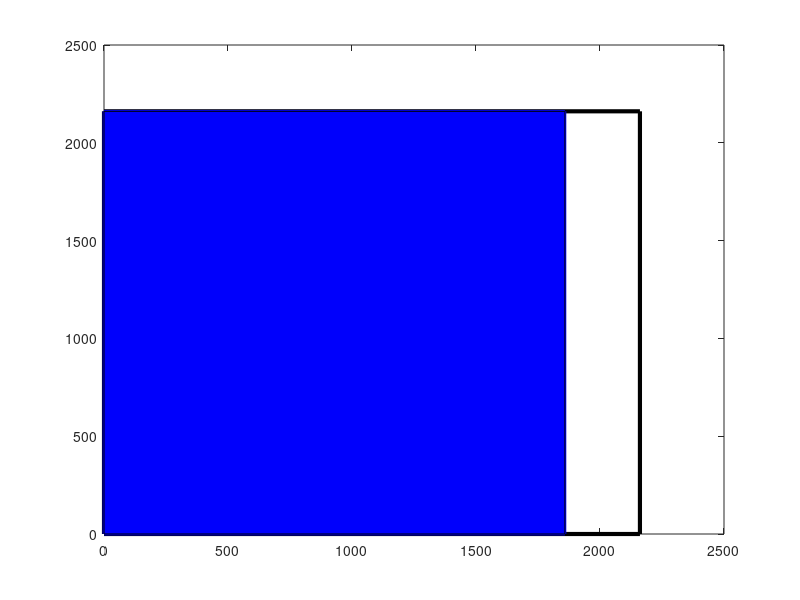

This chart was generated by the following MATLAB code: (Note: this script raises an error after producing the figure.)
clear all;
%
% Square-lake graphs of four Armley flood-mitigation scenarios
% with 4 options: 1) HW higher walls; 2) GRR river-bed widering and obstruction clearance;
%                 3) FP flood-pllain storage; 4) NFM (leaky dams and trees); 5) BD beaver dams.
% S1: FP=Calverley; S2: FP=Rodley; 3) F{P=Calverley+Rodley; S4: FP=Cononley Washlands+Holden Park
%
FEV = 9.34;  % Mcubic metres Armley Boxing Day 2015 flood
depth = 2;   % m
Lside = sqrt(FEV*10^6/depth);
xmax = Lside*1.5; % 950;
larr = 10
for nSc=1:4 
 switch nSc
 case 1 % S1: Calverley
  %  Vb = [0.08 0.1071]*FEV;    % FP M cubic metres 100 percent
  Vb = [0.07 0.11]*FEV;    % FP M cubic metres 100 percent
  Vgrr = [0.07 0.07]*FEV; % GRR M cubic metres 100 percent
  Vr = (1-(Vb(1)+Vgrr(1))/FEV)*[1 1]*FEV;     % HW M cubic metres 100 percent
  Vnfm = [0.01 0.05]*FEV;    % NFM M cubic metres 100 percent
  Vbeav = [0.0 0.01]*FEV;    % BD M cubic metres 100 percent
 case 2 % S2: Rodley
  Vgrr = [0.07 0.07]*FEV; % GRR M cubic metres 100 percent
  % Vb = [0.12 0.2355]*FEV;    % FP M cubic metres 100 percent
  Vb = [0.11 0.24]*FEV;    % FP M cubic metres 100 percent
  Vr = (1-(Vb(1)+Vgrr(1))/FEV)*[1 1]*FEV;     % HW M cubic metres 100 percent
  Vnfm = [0.01 0.05]*FEV;    % NFM M cubic metres 100 percent
  Vbeav = [0.0 0.01]*FEV;    % BD M cubic metres 100 percent
 case 3 % S3: Calverley+ Rodley
  Vgrr = [0.07 0.07]*FEV; % GRR M cubic metres 100 percent
  % Vb = [0.14 0.3426]*FEV;    % FP M cubic metres 100 percent
  Vb = [0.13 0.34]*FEV;    % FP M cubic metres 100 percent
  Vr = (1-(Vb(1)+Vgrr(1))/FEV)*[1 1]*FEV;
  Vnfm = [0.01 0.05]*FEV;    % NFM M cubic metres 100 percent
  Vbeav = [0.0 0.01]*FEV;    % BD M cubic metres 100 percent			      
 case 4 % S4: Cononley Washlands+Holden Park
  Vgrr = [0.07 0.07]*FEV; % GRR M cubic metres 100 percent
  % Vb = [0.504 0.79285]*FEV;  % FP M cubic metres 100 percent
  Vb = [0.45 0.45]*FEV;  % FP M cubic metres 100 percent
  Vr = (1-(Vb(1)+Vgrr(1))/FEV)*[1 1]*FEV;     % HW M cubic metres 100 percent
  Vnfm = [0.01 0.05]*FEV;    % NFM M cubic metres 100 percent
  Vbeav = [0.0 0.01]*FEV;    % BD cubic metres 100 percent
 end			       
 fac = 1.4;
 Lxv = [Vr, Vgrr, Vb, Vnfm, Vbeav]/FEV;
 res = mean(Lxv(1:2));  % HW
 grr = mean(Lxv(3:4));  % GRR
 tree = mean(Lxv(5:6)); % FPS
 nfm = mean(Lxv(7:8));  % NFM
 bea = mean(Lxv(9:10)); % BD

 lower_fev = [Lxv(1) Lxv(3) Lxv(5) Lxv(7) Lxv(9)];
 upper_fev = [Lxv(2) Lxv(4) Lxv(6) Lxv(8) Lxv(10)];
 lower_fev_sum = cumsum(lower_fev);
 upper_fev_sum = cumsum(upper_fev);
 alph = 0.4;
 fs = 16;
 %%
 figure(100+nSc); clf;
 axis('equal');
 Lx = Lside;
 Ly = Lside;
 % Box
 xr = Lx*[0,1,1,0,0];
 yr = Ly*[0,0,1,1,0];
 plot(xr,yr,'-k','linewidth',3); hold on;
 %
 xr = Lx*[0,res,res,0,0];
 yr = Ly*[0,0,1,1,0];
 plot(xr,yr,'-b','linewidth',2); hold on;
 patch(xr,yr,[0 0 0.99]); alpha(alph); hold on;
 %
 xn = Lx*[res,res+grr,res+grr,res,res];
 yn = Ly*[0,0,1,1,0];
 plot(xn,yn,'-k','linewidth',2); hold on;
 patch(xn,yn,[0.99 0 0]); alpha(alph); hold on;
 %xt = Lx*[res+nfm,res+nfm+tree,res+grr+tree, res+grr,res+grr];
 xt = [lower_fev_sum(2),lower_fev_sum(3),upper_fev_sum(3),upper_fev_sum(2),lower_fev_sum(2)]*Lside;
 yt = Ly*[0,0,1,1,0];
 plot(xt,yt,'-k','linewidth',2); hold on;
 patch(xt,yt,[0 0.99 0]); alpha(alph); hold on;
 %
 xt = [lower_fev_sum(3),lower_fev_sum(4),upper_fev_sum(4),upper_fev_sum(3),lower_fev_sum(3)]*Lside;
 yt = Ly*[0,0,1,1,0];
 plot(xt,yt,'-k','linewidth',2); hold on;
 patch(xt,yt,[0.99 0 0.99]); alpha(alph); hold on;
 %
 xt = [lower_fev_sum(4),lower_fev_sum(5),upper_fev_sum(5),upper_fev_sum(4),lower_fev_sum(4)]*Lside;
 yt = Ly*[0,0,1,1,0];
 plot(xt,yt,'-k','linewidth',2); hold on;
 patch(xt,yt,[0.4 0.6 0.7]); alpha(alph); hold on;
 %
 arr = annotation('doublearrow');
 arr.Parent = gca;
 arr.X = Lx*[0 1];
 arr.Y = [0.2*Ly 0.2*Ly];
 arr.Color = 'black'; arr.Head1Style = 'vback3'; arr.Head2Style = 'vback3';
 arr.Head1Length = larr; arr.Head2Length = larr; arr.LineWidth = 2; 
 %
 arr = annotation('doublearrow');
 arr.Parent = gca;
 arr.X = Lx*[0 Lxv(1)];
 arr.Y = [0.8*Ly 0.8*Ly];
 arr.Color = 'black'; arr.Head1Style = 'vback3'; arr.Head2Style = 'vback3';
 arr.Head1Length = larr; arr.Head2Length = larr; arr.LineWidth = 2; 
 %
 arn = annotation('doublearrow');
 arn.Parent = gca;
 arn.X = Lx*[Lxv(1) Lxv(1)+Lxv(3)];
 arn.Y = [0.6*Ly 0.6*Ly];
 arr.Color = 'black'; arr.Head1Style = 'vback3'; arr.Head2Style = 'vback3';
 arr.Head1Length = larr; arr.Head2Length = larr; arr.LineWidth = 2; 
 %
 art = annotation('doublearrow');
 art.Parent = gca;
 art.X = Lx*[res+grr res+grr+Lxv(5)];
 art.Y = [0.4*Ly 0.4*Ly];
 arr.Color = 'black'; arr.Head1Style = 'vback3'; arr.Head2Style = 'vback3';
 arr.Head1Length = larr; arr.Head2Length = larr; arr.LineWidth = 2; 
 %	 				     
 facc = (Vb(2)-Vb(1)+Vnfm(1)+Vnfm(2)+Vbeav(2))/FEV/2;
 plot(Lx*[res+grr+Lxv(5)+facc,res+grr+Lxv(5)+facc],Ly*[0 1],'--k','linewidth',2);
 arm = annotation('doublearrow');
 arm.Parent = gca;
 arm.X = Lx*[res+grr res+grr+Lxv(6)];
 arm.Y = [0.97*Ly 0.97*Ly];
 arr.Color = 'black'; arr.Head1Style = 'vback3'; arr.Head2Style = 'vback3';
 arr.Head1Length = larr; arr.Head2Length = larr; arr.LineWidth = 2; 
 %
 % arm = annotation('arrow');
 % arm.Parent = gca;
 % arm.X = Lx*[res+grr res+grr+Lxv(5)+0.25*Lxv(6)];
 % arm.Y = [0.5*Ly 0.8*Ly];
 % arr.Color = 'black'; arr.Head1Style = 'vback3'; arr.Head2Style = 'vback3';
 % arr.Head1Length = larr; arr.Head2Length = larr; arr.LineWidth = 2; 
 %
 xlabel('Sidelength (m)','fontsize',fs);
 ylabel('Sidelength (m)','fontsize',fs);
 axis([0 fac*Lside 0 Lside 0 depth]);
 %box on
 %%
 switch nSc
 case 1
   title(sprintf('S1: FEV $$\\approx %d^2$$m$$^2$$ x $$2$$m $$ \\approx %.2f$$Mm$$^3$$',...
   round(Lside,0),FEV),'Interpreter','latex','fontsize',18);
   gtext('HW 86$\%$ 2.10m','Interpreter','latex','fontsize',16);
   gtext('$\pounds$75.6M at $\pounds$0.88M$/\%$','Interpreter','latex','fontsize',16);
   gtext('GRR 7$\%$','fontsize',20,'Interpreter','latex','fontsize',16);
   gtext('$\pounds$10M','Interpreter','latex','fontsize',16);
   gtext('$\pounds$1.43M$/\%$','Interpreter','latex','fontsize',16);
   gtext('FPS 7$\%$','Interpreter','latex','fontsize',16);
   gtext('$\pounds$10M','Interpreter','latex','fontsize',16);
   gtext('$\pounds$1.43M$/\%$','Interpreter','latex','fontsize',16);
   gtext('FPS 12$\%$','fontsize',20,'Interpreter','latex','fontsize',16);
   gtext('$\pounds$10M','Interpreter','latex','fontsize',16);
   gtext('$\pounds$0.83M$/\%$','Interpreter','latex','fontsize',16);
   gtext('Total 100$\%$','fontsize',20,'Interpreter','latex','fontsize',16);
   gtext('$\pounds$95.6M ','Interpreter','latex','fontsize',16);
   gtext('NFM $1$-$5\%$','Interpreter','latex','fontsize',16);
   gtext('beavers $0$-$1\%$','Interpreter','latex','fontsize',16);
   gtext('Extra uncertain mitigation','Interpreter','latex','fontsize',14);
   gtext('for climate-change uptake','Interpreter','latex','fontsize',14);
  case 2
   title(sprintf('S2: FEV $$\\approx %d^2$$m$$^2$$ x $$2$$m $$ \\approx %.2f$$Mm$$^3$$',...
   round(Lside,0),FEV),'Interpreter','latex','fontsize',18);
   gtext('HW 82$\%$ 2.00m','Interpreter','latex','fontsize',16);
   gtext('$\pounds$72.2M at $\pounds$0.88M$/\%$','Interpreter','latex','fontsize',16);
   gtext('GRR 7$\%$','fontsize',20,'Interpreter','latex','fontsize',16);
   gtext('$\pounds$10M','Interpreter','latex','fontsize',16);
   gtext('$\pounds$1.43M$/\%$','Interpreter','latex','fontsize',16);
   gtext('FPS 11$\%$','Interpreter','latex','fontsize',16);
   gtext('$\pounds$14M','Interpreter','latex','fontsize',16);
   gtext('$\pounds$1.27M$/\%$','Interpreter','latex','fontsize',16);
   gtext('FPS 24$\%$','fontsize',20,'Interpreter','latex','fontsize',16);
   gtext('$\pounds$14M','Interpreter','latex','fontsize',16);
   gtext('$\pounds$0.58M$/\%$','Interpreter','latex','fontsize',16);
   gtext('Total 100$\%$','fontsize',20,'Interpreter','latex','fontsize',16);
   gtext('$\pounds$96.2M ','Interpreter','latex','fontsize',16);
   gtext('NFM $1$-$5\%$','Interpreter','latex','fontsize',16);
   gtext('beavers $0$-$1\%$','Interpreter','latex','fontsize',16);
   gtext('Extra uncertain mitigation','Interpreter','latex','fontsize',14);
   gtext('for climate-change uptake','Interpreter','latex','fontsize',14);
 case 3
   title(sprintf('S3: FEV $$\\approx %d^2$$m$$^2$$ x $$2$$m $$ \\approx %.2f$$Mm$$^3$$',...
   round(Lside,0),FEV),'Interpreter','latex','fontsize',18);
   gtext('HW 80$\%$ 1.95m','Interpreter','latex','fontsize',16);
   gtext('$\pounds$96.2M at $\pounds$0.88M$/\%$','Interpreter','latex','fontsize',16);
   gtext('GRR 7$\%$','fontsize',20,'Interpreter','latex','fontsize',16);
   gtext('$\pounds$10M','Interpreter','latex','fontsize',16);
   gtext('$\pounds$1.43M$/\%$','Interpreter','latex','fontsize',16);
   gtext('FPS 13$\%$','Interpreter','latex','fontsize',16);
   gtext('$\pounds$24M','Interpreter','latex','fontsize',16);
   gtext('$\pounds$1.85M$/\%$','Interpreter','latex','fontsize',16);
   gtext('FPS 34$\%$','fontsize',20,'Interpreter','latex','fontsize',16);
   gtext('$\pounds$24M','Interpreter','latex','fontsize',16);
   gtext('$\pounds$0.71M$/\%$','Interpreter','latex','fontsize',16);
   gtext('Total 100$\%$','fontsize',20,'Interpreter','latex','fontsize',16);
   gtext('$\pounds$104.4M ','Interpreter','latex','fontsize',16);
   gtext('NFM $1$-$5\%$','Interpreter','latex','fontsize',16);
   gtext('beavers $0$-$1\%$','Interpreter','latex','fontsize',16);
   gtext('Extra uncertain mitigation','Interpreter','latex','fontsize',14);
   gtext('for climate-change uptake','Interpreter','latex','fontsize',14);
case 4
   title(sprintf('S4: FEV $$\\approx %d^2$$m$$^2$$ x $$2$$m $$ \\approx %.2f$$Mm$$^3$$',...
   round(Lside,0),FEV),'Interpreter','latex','fontsize',18);
   gtext('HW 55$\%$ 1.34m','Interpreter','latex','fontsize',16);
   gtext('$\pounds$48.4M at $\pounds$0.88M$/\%$','Interpreter','latex','fontsize',16);
   gtext('GRR 7$\%$','fontsize',20,'Interpreter','latex','fontsize',16);
   gtext('$\pounds$10M','Interpreter','latex','fontsize',16);
   gtext('$\pounds$1.43M$/\%$','Interpreter','latex','fontsize',16);
   gtext('FPS 45$\%$','Interpreter','latex','fontsize',16);
   gtext('$\pounds$35M','Interpreter','latex','fontsize',16);
   gtext('$\pounds$0.78M$/\%$','Interpreter','latex','fontsize',16);
   %gtext('FPS 79.3$\%$','fontsize',20,'Interpreter','latex','fontsize',16);
   %gtext('$\pounds$35M','Interpreter','latex','fontsize',16);
   %gtext('$\pounds$0.44M$/\%$','Interpreter','latex','fontsize',16);
   gtext('Total 100$\%$','fontsize',20,'Interpreter','latex','fontsize',16);
   gtext('$\pounds$93.4M ','Interpreter','latex','fontsize',16);
   gtext('NFM $1$-$5\%$','Interpreter','latex','fontsize',16);
   gtext('beavers $0$-$1\%$','Interpreter','latex','fontsize',16);
   gtext('Extra uncertain mitigation','Interpreter','latex','fontsize',14);
   gtext('for climate-change uptake','Interpreter','latex','fontsize',14);
 end
end
%
%
%
set(101, 'PaperPositionMode', 'auto');
set(102, 'PaperPositionMode', 'auto');
set(103, 'PaperPositionMode', 'auto');
set(104, 'PaperPositionMode', 'auto');
% figure(101); print -djpeg /users/amtob/dropbox/S1armgrrv3.jpg
% figure(102); print -djpeg /users/amtob/dropbox/S2armgrrv3.jpg
% figure(103); print -djpeg /users/amtob/dropbox/S3armgrrv3.jpg
% figure(104); print -djpeg /users/amtob/dropbox/S4armgrrv3.jpg
